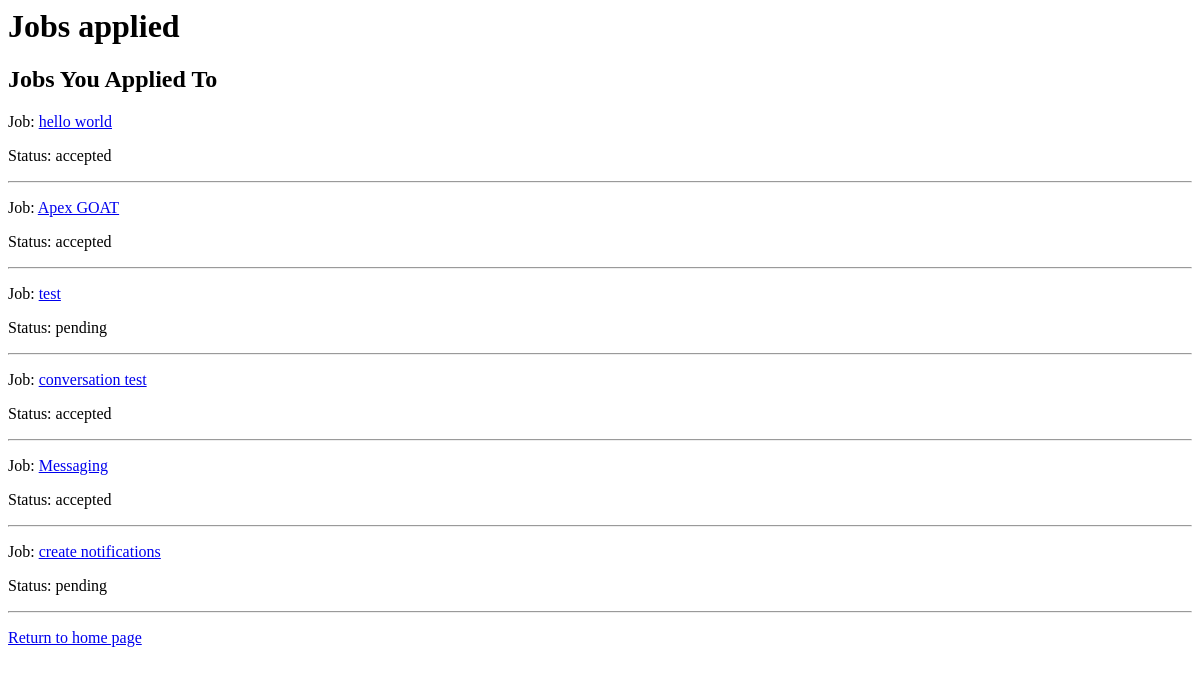
Before: /users/applied/jobs/ (signed in) with the older database file.
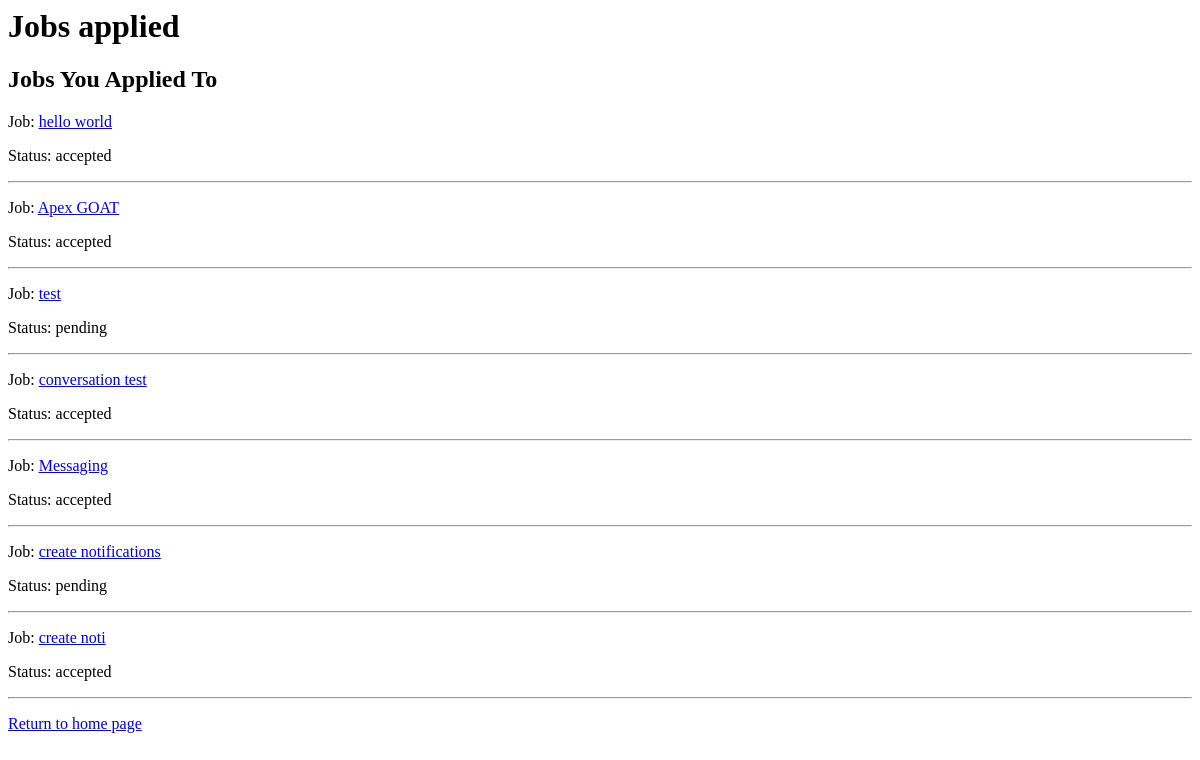
After: the same page with the newer database file.
### users/models.py (models this page shows, shortened)
class JobApplication(models.Model):
    application_status = [
        ('pending', 'Pending'),
        ('accepted', 'Accepted'),
        ('rejected', 'Rejected'),
        ('withdrawn', 'Withdrawn'),
    ]
    job = models.ForeignKey(JobListing, on_delete=models.CASCADE, related_name='applications')
    applicant = models.ForeignKey(Profile, on_delete=models.CASCADE)
    message = models.TextField(blank=True, max_length=250)
    applied_at = models.DateTimeField(auto_now_add=True)
    status = models.CharField(max_length=10, choices=application_status, default='pending')

class JobListing(models.Model):
    job_status = [
        ('OPEN', 'open'),
        ('PENDING', 'pending'),
        ('COMPLETED', 'completed'),
        ('CANCELLED', 'cancelled'),
    ]
    profile = models.ForeignKey(Profile, on_delete=models.CASCADE)
    price = models.FloatField(blank=False, default=0.0)
    title = models.TextField(max_length=200)
    description = models.CharField(max_length=800, blank=False)
    date = models.DateTimeField(auto_now_add=True)
    status = models.CharField(max_length=10, choices=job_status, default='open')
    images = models.ImageField(upload_to='job_pics/', blank=True, null=True)
    due_date = models.TextField(max_length=20, blank=True, null=True)

### users/views.py (the view)
# urls.py: path('applied/jobs/', views.user_jobs_applied, name='my_jobs'),
@login_required
def user_jobs_applied(request):
    profile = request.user.profile
    jobs = JobApplication.objects.filter(applicant=profile)
    return render(request, 'users/jobs_applied.html', {'profile': profile, 'jobs': jobs})

### users/context_processors.py (called while the page is built)
def unread_messages(request):
    if request.user.is_authenticated:
        conversations = Conversation.objects.filter(
            messages__is_read=False
        ).exclude(messages__sender=request.user).distinct()
        count = conversations.count()
    else:
        count = 0
    return {'unread_count': count}

### users/templates/users/jobs_applied.html
<h1>Jobs applied</h1>
<h2>Jobs You Applied To</h2>
{% for job_app in jobs %}
    <div>
        <p>Job: <a href="{% url 'job_details' job_app.job.id %}">{{ job_app.job.title }}</a></p>
        <p>Status: {{ job_app.status }}</p>
        <hr>
    </div>
{% empty %}
    <p>No jobs applied yet.</p>
{% endfor %}
<p><a href="/">Return to home page</a></p>

Changed rows visible on the page:
added JobApplication: job "create noti", status "accepted"
